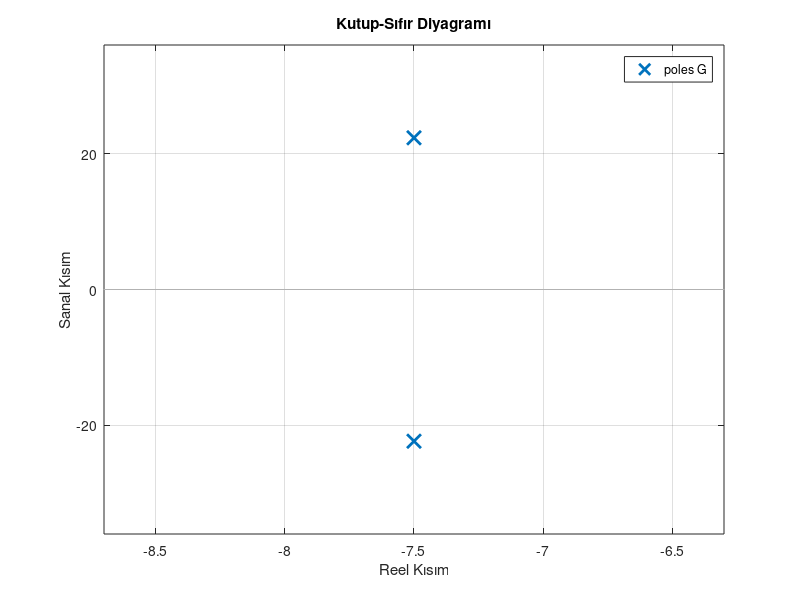

MATLAB code for this plot:
R = 18;
L = 1.2;
C = 1.5e-3;

num = [1];
den = [(L*C) (R*C) 1];
G = tf(num, den); 

figure;
pzmap(G);
grid on;
title('Kutup-Sıfır Diyagramı');
xlabel('Reel Kısım');
ylabel('Sanal Kısım');
